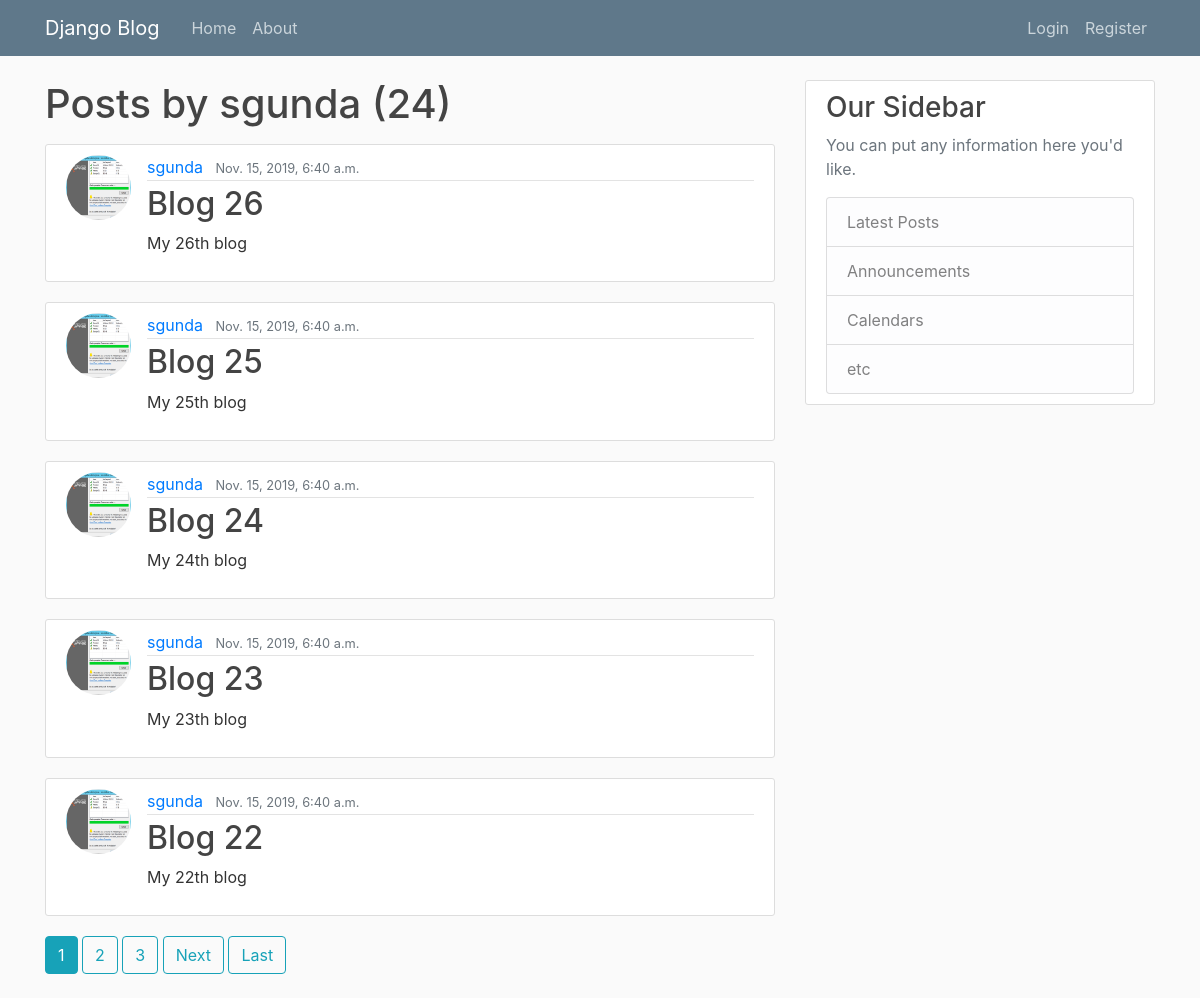
The page /user/sgunda on the database its author committed.
### blog/models.py (models this page shows, shortened)
class Post(models.Model):
    title = models.CharField(max_length=100)
    content = models.TextField()
    date_posted = models.DateTimeField(default=timezone.now)
    author = models.ForeignKey(User, on_delete=models.CASCADE)

### users/models.py (models this page shows, shortened)
class Profile(models.Model):
    user = models.OneToOneField(User, on_delete=models.CASCADE)
    image = models.ImageField(default='default.jpg', upload_to='profile_pics')

### blog/views.py (the view)
# urls.py: path('user/<str:username>', UserPostListView.as_view(), name='user-posts'),
class UserPostListView(ListView):
    model = Post
    template_name = 'blog/user_posts.html'
    context_object_name = 'posts'
    paginate_by = 5
    def get_queryset(self):
        user = get_object_or_404(User, username=self.kwargs.get('username'))
        return Post.objects.filter(author=user).order_by('-date_posted')

### blog/templates/blog/user_posts.html (shortened to what this page needs)
{% extends "blog/base.html" %}
{% block content %}
    <h1 class="mb-3">Posts by {{ view.kwargs.username }} ({{ page_obj.paginator.count }})</h1>
    {% for post in posts %}
        <article class="media content-section">
          <img class="rounded-circle article-img" src="{{ post.author.profile.image.url }}">
          <div class="media-body">
            <div class="article-metadata">
              <a class="mr-2" href="{% url 'user-posts' post.author.username %}">{{ post.author }}</a>
              <small class="text-muted">{{ post.date_posted }}</small>
            </div>
            <h2><a class="article-title" href="{%url 'post-detail' post.id%}">{{ post.title }}</a></h2>
            <p class="article-content">{{ post.content }}</p>
          </div>
        </article>
    {% endfor %}
    {% if is_paginated %}
        {% for num in page_obj.paginator.page_range %}
            {% if page_obj.number == num %}
                <a class="btn btn-info mb-4" href="?page={{ num }}">{{ num }}</a>
            {% elif num > page_obj.number|add:'-3' and num < page_obj.number|add:'3' %}
                <a class="btn btn-outline-info mb-4" href="?page={{ num }}">{{ num }}</a>
            {% endif %}
        {% endfor %}
        {% if page_obj.has_next %}
            <a class="btn btn-outline-info mb-4" href="?page={{ page_obj.next_page_number }}">Next</a>
            <a class="btn btn-outline-info mb-4" href="?page={{ page_obj.paginator.num_pages }}">Last</a>
        {% endif %}
    {% endif %}
{% endblock content %}

### blog/Static/blog/main.css (style rules this page uses)
body { background: #fafafa; color: #333333; margin-top: 5rem; }
h1, h2, h3, h4, h5, h6 { color: #444444; }
.content-section { background: #ffffff; padding: 10px 20px; border: 1px solid #dddddd; border-radius: 3px; margin-bottom: 20px; }
.article-title { color: #444444; }
.article-content { white-space: pre-line; }
.article-img { height: 65px; width: 65px; margin-right: 16px; }
.article-metadata { padding-bottom: 1px; margin-bottom: 4px; border-bottom: 1px solid #e3e3e3 }

### rows shown on the page
Post: author.profile.image (picture), author "sgunda", date_posted "Nov. 15, 2019, 6:40 a.m.", title "Blog 26", content "My 26th blog"
Post: author.profile.image (picture), author "sgunda", date_posted "Nov. 15, 2019, 6:40 a.m.", title "Blog 25", content "My 25th blog"
Post: author.profile.image (picture), author "sgunda", date_posted "Nov. 15, 2019, 6:40 a.m.", title "Blog 24", content "My 24th blog"
Post: author.profile.image (picture), author "sgunda", date_posted "Nov. 15, 2019, 6:40 a.m.", title "Blog 23", content "My 23th blog"
Post: author.profile.image (picture), author "sgunda", date_posted "Nov. 15, 2019, 6:40 a.m.", title "Blog 22", content "My 22th blog"

### other values the page prints
{{ view.kwargs.username }} "sgunda"
{{ page_obj.paginator.count }} "24"
{{ num }} "1"
{{ num }} "2" "3"
